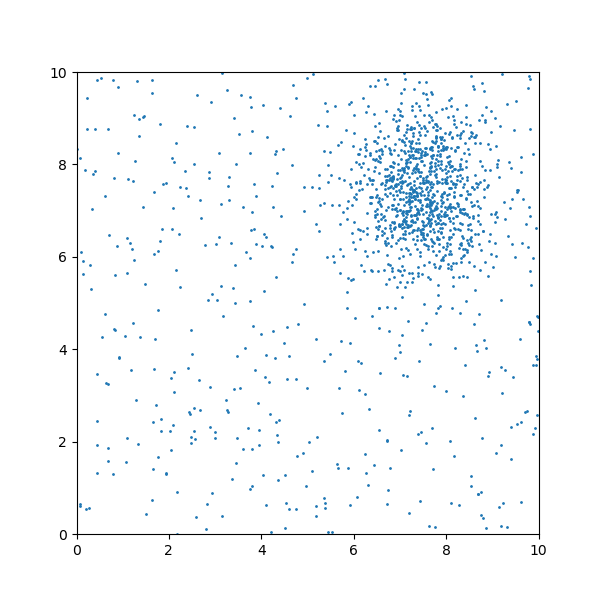
#> input picture projects/darker_region_in_a_image/data/image_1.png, 600 x 600 px, given in place of pop.png, which was not available
$ python darker_region_in_image.py
#> lines starting #> are read from the running program, lines starting #| are printed output that depends on the picture; after the words box and inside, x2 and y2 are one past the last pixel; in counts of white or black regions, pixels touching at a corner belong together; pictures that were not available may be replaced by others from this repository, and a replacement may not be noted
import cv2
import numpy as np
import matplotlib.pyplot as plt
from PIL import Image, ImageDraw
import os

def find_darkest_region(image, a, b):
    min_intensity = float('inf')
    darkest_rect = None

    height, width = image.shape[:2]

    for y in range(height):
        for x in range(width):
            x1 = max(0, x - a // 2)
            y1 = max(0, y - b // 2)
            x2 = min(width, x + a // 2)
            y2 = min(height, y + b // 2)

            region = image[y1:y2, x1:x2]
            average_intensity = np.mean(region)

            if average_intensity < min_intensity:
                min_intensity = average_intensity
                darkest_rect = (x1, y1)

    return darkest_rect

def dibujar_rectangulo(image, coordenada, dimensiones_a, dimensiones_b):
    cv2.rectangle(image, coordenada, (coordenada[0]+dimensiones_a, coordenada[1]+dimensiones_b), (0, 0, 255), 2)
    image_rgb = cv2.cvtColor(image, cv2.COLOR_BGR2RGB)
    plt.imshow(image_rgb)
    plt.axis('off')  # Turn off axis
    plt.show()

image = cv2.imread('pop.png')
#> image is the input picture: shape (600, 600, 3); mean B, G, R 251.5, 250.1, 248.1
darkest_rect = find_darkest_region(image, 100, 50)
#> after the loop in find_darkest_region, `for y in range(height):`: region: shape (26, 51, 3); every value is 255
#> after the loop in find_darkest_region, `for y in range(height):`: darkest_rect = (375, 180); min_intensity = 201.8
#> darkest_rect = (375, 180)
dibujar_rectangulo(image, darkest_rect, 100, 50)
#> in dibujar_rectangulo, `cv2.rectangle(image, coordenada, (coordenada[0]+dimensiones_a, coorden..`:
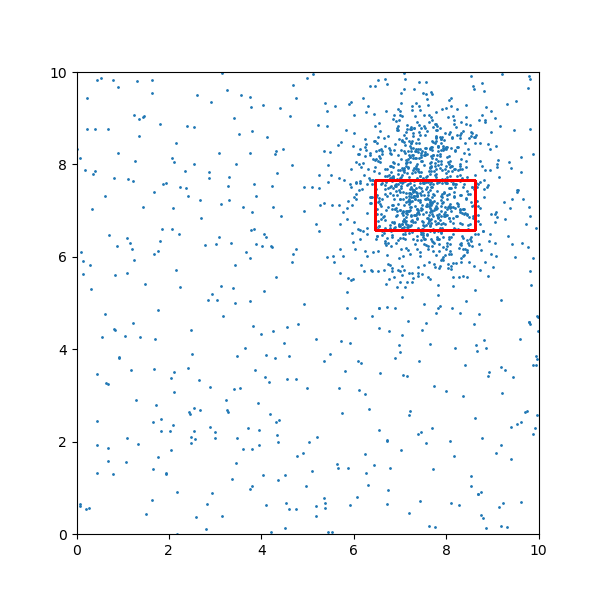
#> image: shape (600, 600, 3); 0.25% of pixels changed, all inside (x1, y1, x2, y2) = (374, 179, 477, 232)


def generate_data(x_mean, y_mean, x_std, y_std):
    data_1 = np.column_stack((np.random.normal(loc=x_mean, scale=x_std, size=1000)
                        ,np.random.normal(loc=y_mean, scale=y_std, size=1000)))
    data_2 = np.random.uniform(low=10.0, high=0, size=(500, 2))
    return np.concatenate([data_1, data_2])

stds = np.random.uniform(0.7, 1.1, size=(20, 2))

for n, std in enumerate(stds):
    data = generate_data(7.5, 7.5, std[0], std[1])
    f, ax = plt.subplots(figsize=(6,6))
    ax.scatter(data[:,0], data[:,1], s =1)
    ax.set_aspect('equal', adjustable='box')
    ax.set_xlim([0, 10])
    ax.set_ylim([0, 10])
    # plt.show()
    plt.savefig(os.path.join(os.getcwd(),f'projects\darker_region_in_a_image\data\image_{n+1}.png'))
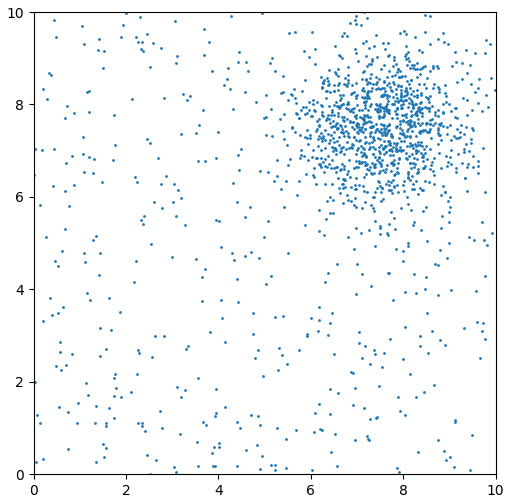
#> figure drawn by matplotlib, 1 panel
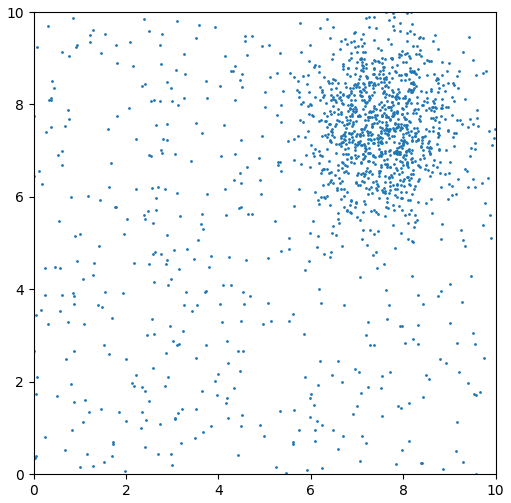
#> figure drawn by matplotlib, 1 panel
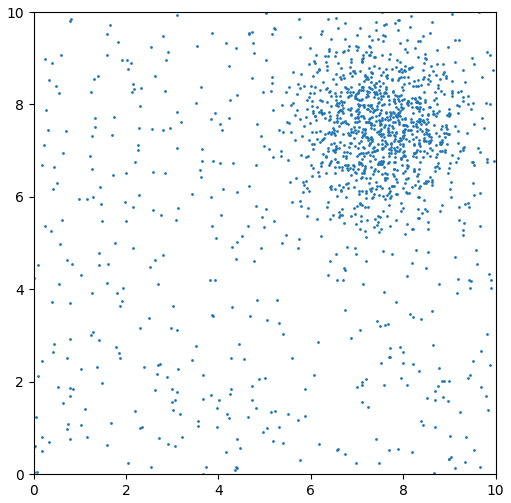
#> figure drawn by matplotlib, 1 panel
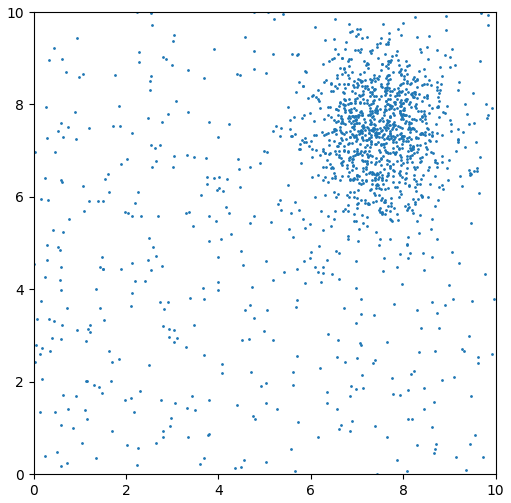
#> figure drawn by matplotlib, 1 panel
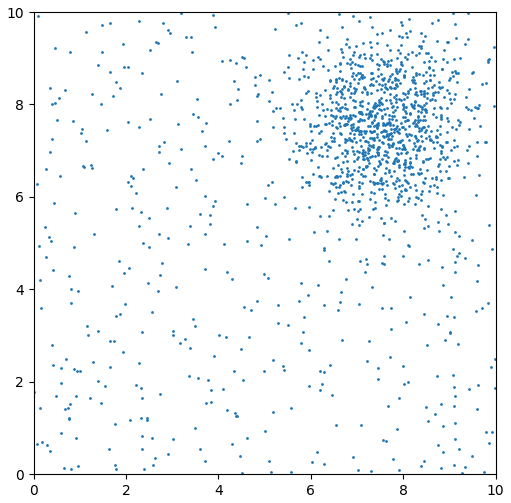
#> figure drawn by matplotlib, 1 panel
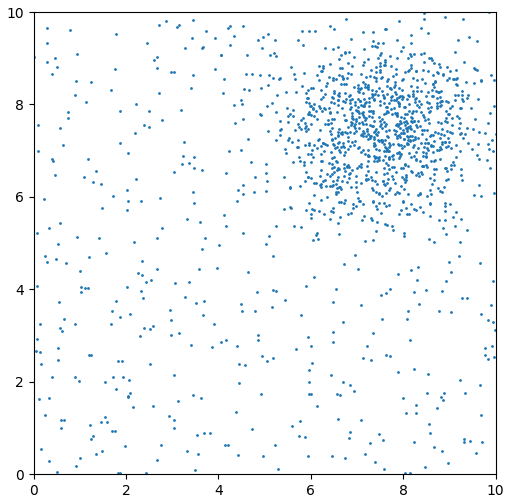
#> figure drawn by matplotlib, 1 panel

$ run again, on projects/darker_region_in_a_image/data/image_13.png
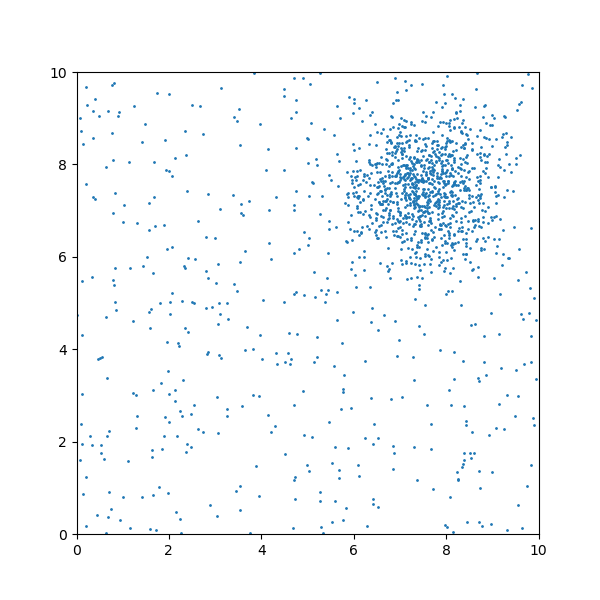
#> input picture projects/darker_region_in_a_image/data/image_13.png, 600 x 600 px, given in place of pop.png, which was not available
#> image is the input picture: shape (600, 600, 3); mean B, G, R 251.5, 250.1, 248.1
#> after the loop in find_darkest_region, `for y in range(height):`: darkest_rect = (370, 159); min_intensity = 196.9
#> `darkest_rect = find_darkest_region(image, 100, 50)`: darkest_rect = (370, 159)
#> in dibujar_rectangulo, `cv2.rectangle(image, coordenada, (coordenada[0]+dimensiones_a, coorden..`:
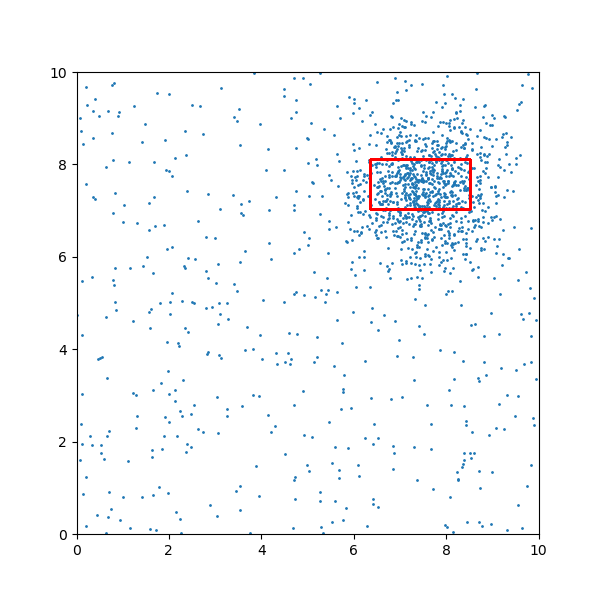
#> image: shape (600, 600, 3); 0.25% of pixels changed, all inside (x1, y1, x2, y2) = (369, 158, 472, 211)

$ run again, on projects/darker_region_in_a_image/data/image_14.png
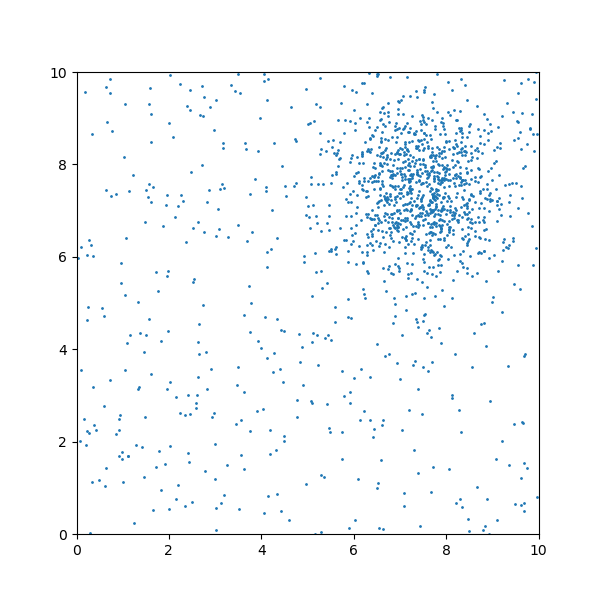
#> input picture projects/darker_region_in_a_image/data/image_14.png, 600 x 600 px, given in place of pop.png, which was not available
#> image is the input picture: shape (600, 600, 3); mean B, G, R 251.5, 250.1, 248
#> after the loop in find_darkest_region, `for y in range(height):`: darkest_rect = (372, 173); min_intensity = 205.3
#> `darkest_rect = find_darkest_region(image, 100, 50)`: darkest_rect = (372, 173)
#> in dibujar_rectangulo, `cv2.rectangle(image, coordenada, (coordenada[0]+dimensiones_a, coorden..`:
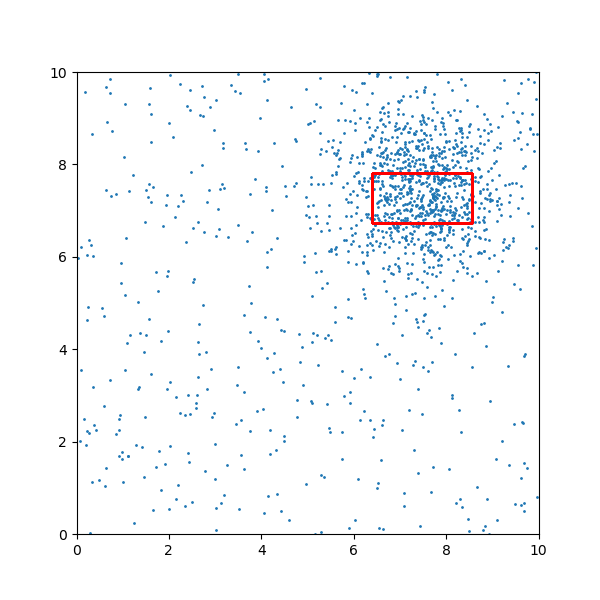
#> image: shape (600, 600, 3); 0.25% of pixels changed, all inside (x1, y1, x2, y2) = (371, 172, 474, 225)
